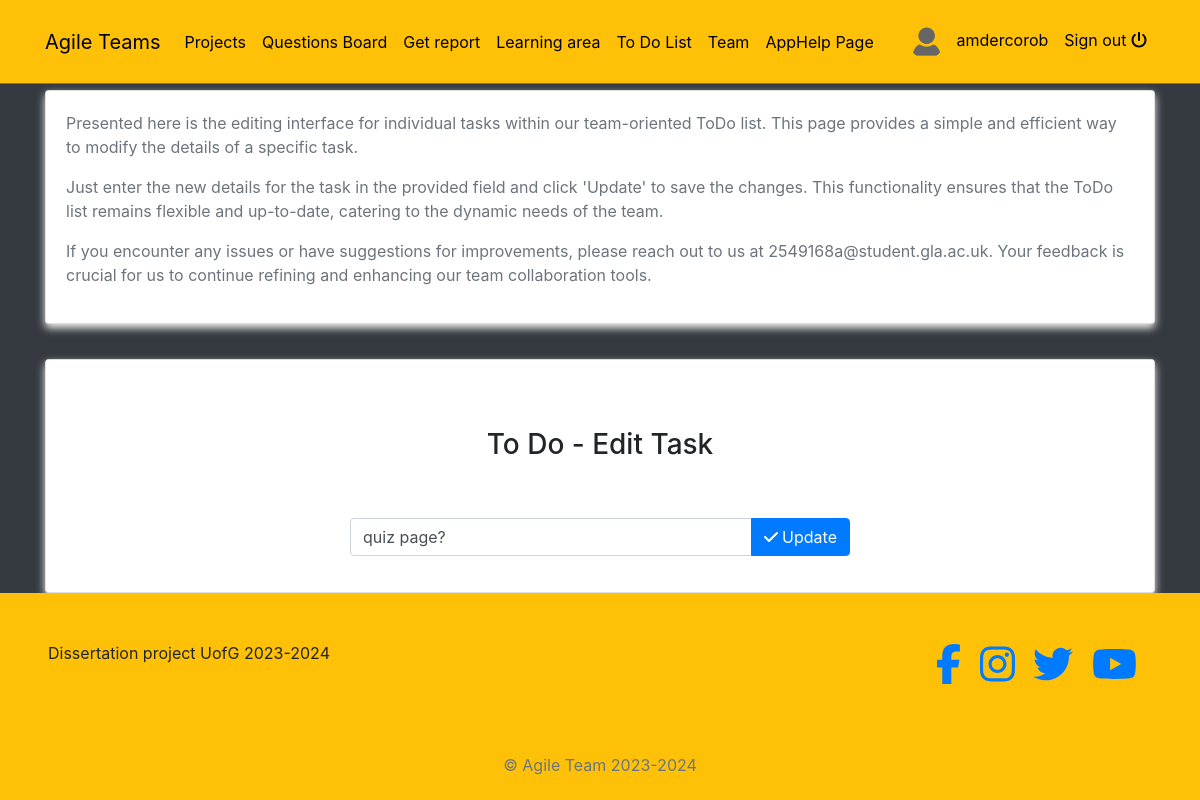
The app's page /todos/edit_task/27/ (signed in), older data.
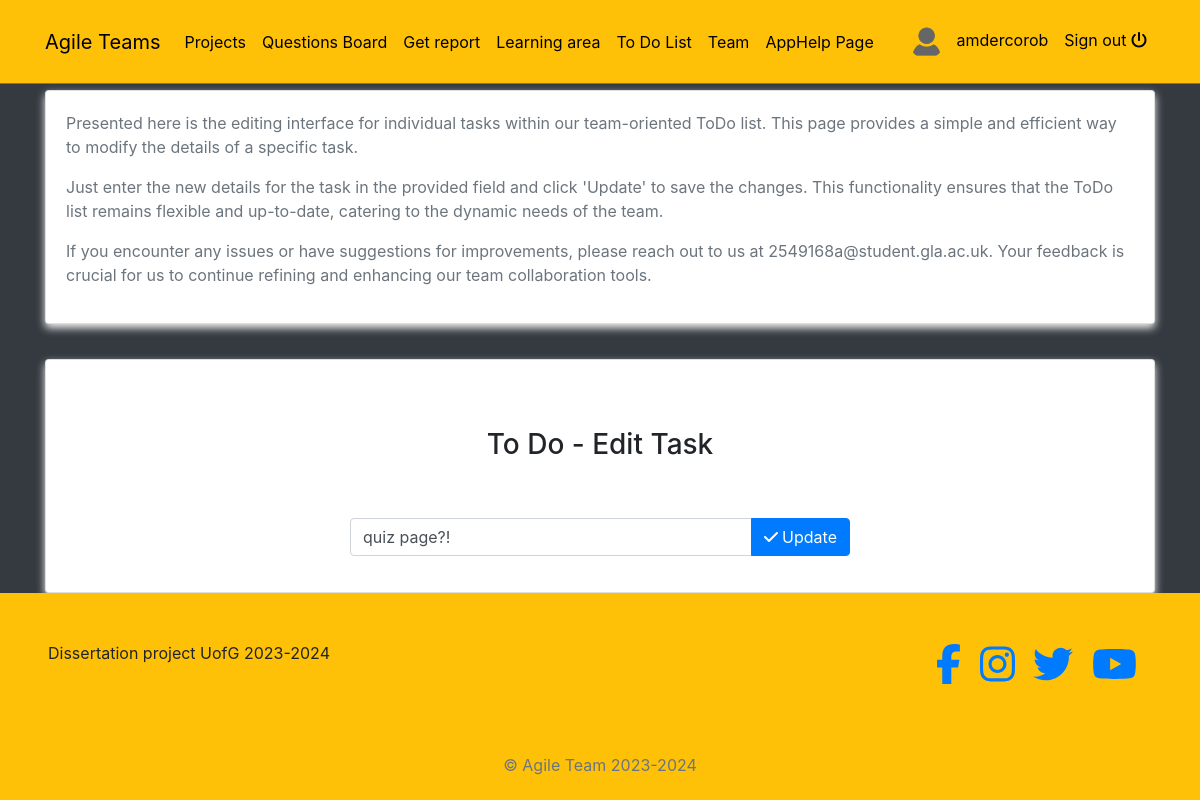
The same page, newer data.
### todo/models.py (models this page shows, shortened)
class Task(models.Model):
    task = models.CharField(max_length=200)
    is_completed = models.BooleanField(default=False)
    created_at = models.DateTimeField(auto_now_add=True)
    updated_at = models.DateTimeField(auto_now=True)

### todo/views.py (the view)
# urls.py: path('edit_task/<int:pk>/', views.edit_task, name='edit_task'),
def edit_task(request, pk):
    get_task = get_object_or_404(Task, pk=pk)
    if request.method == 'POST':
        new_task = request.POST['task']
        get_task.task = new_task
        get_task.save()
        return redirect('todo')
    else:
        context = {
            'get_task': get_task,
        }
        return render(request, 'edit_task.html', context)

### blogs/context_processors.py (called while the page is built)
def get_categories(request):
    categories = Category.objects.all()
    return dict(categories=categories)

### profiles/context_processors.py (called while the page is built)
def profile_pic(request):
    if request.user.is_authenticated:
        user = request.user
        try:
            profile_obj = Profile.objects.get(user=user)
            pic = profile_obj.profile_picture
        except Profile.DoesNotExist:
            pic = None
        return {'picture':pic}
    return {}

def get_profile(request):
    if request.user.is_authenticated:
        user = request.user
        try:
            profile_obj = Profile.objects.get(user=user)
        except Profile.DoesNotExist:
            pic = None
        return {'profile':profile_obj}
    return {}

### templates/edit_task.html (shortened to what this page needs)
{% extends 'base.html' %}
{% load crispy_forms_tags %}
{% block content %}
<div class="container" style="margin-top: 70px;">
    <div class="card">
        <div class="card-body">
            <p>Presented here is the editing interface for individual tasks within our team-oriented ToDo list. This page provides a simple and efficient way to modify the details of a specific task. </p>
            <p>Just enter the new details for the task in the provided field and click 'Update' to save the changes. This functionality ensures that the ToDo list remains flexible and up-to-date, catering to the dynamic needs of the team.</p>
            <p>If you encounter any issues or have suggestions for improvements, please reach out to us at 2549168a@student.gla.ac.uk. Your feedback is crucial for us to continue refining and enhancing our team collaboration tools.</p>
        </div>
    </div>
</div>
    <div class="container">
        <div class="card" style="margin-top:35px;">
            <div class="card-body">
                <h3 class="pt-5 pb-5 text-center">To Do - Edit Task</h3>
                <form action="{% url 'edit_task' get_task.pk %}" method="POST" style="max-width: 500px; margin: auto;">
                    <div class="input-group mb-3">
                        <input type="text" name="task" class="form-control" placeholder="Edit task" value="{{ get_task.task }}">
                        <div class="input-group-append">
                            <button type="submit" class="btn btn-primary"><i class="fa fa-check"></i> Update</button>
                        </div>
                    </div>
                </form>
            </div>
        </div>
    </div>
{% endblock content %}

Row changes from the older to the newer data that the page shows:
changed Task: task "quiz page?" → "quiz page?!"
